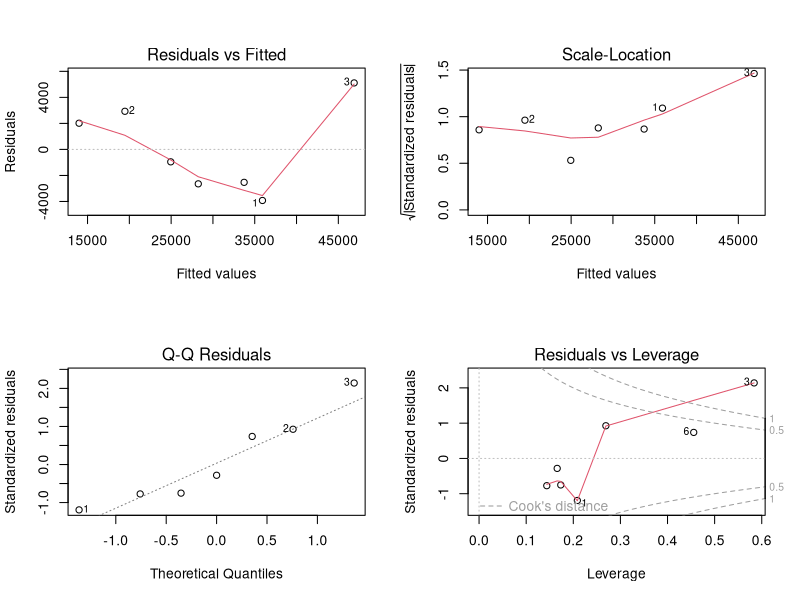

Source code (R):
# set the working directory (where the files are, so no paths are needed when loading/saving data)
# change this to your directory
setwd('E:teaching/2015_acg5075_r/chapter14')

# read csv file with columns: month,orders,costs
mydata = read.csv("dataset.csv") 

# regression
# dependent variable costs, independent variable orders
fit <- lm(costs ~ orders, data=mydata)
summary(fit)

# Other useful functions 
coefficients(fit) # model coefficients
confint(fit, level=0.95) # CIs for model parameters 
fitted(fit) # predicted values
residuals(fit) # residuals
anova(fit) # anova table 
vcov(fit) # covariance matrix for model parameters 
influence(fit) # regression diagnostics

#diagnostics
layout(matrix(c(1,2,3,4),2,2))
plot(fit)